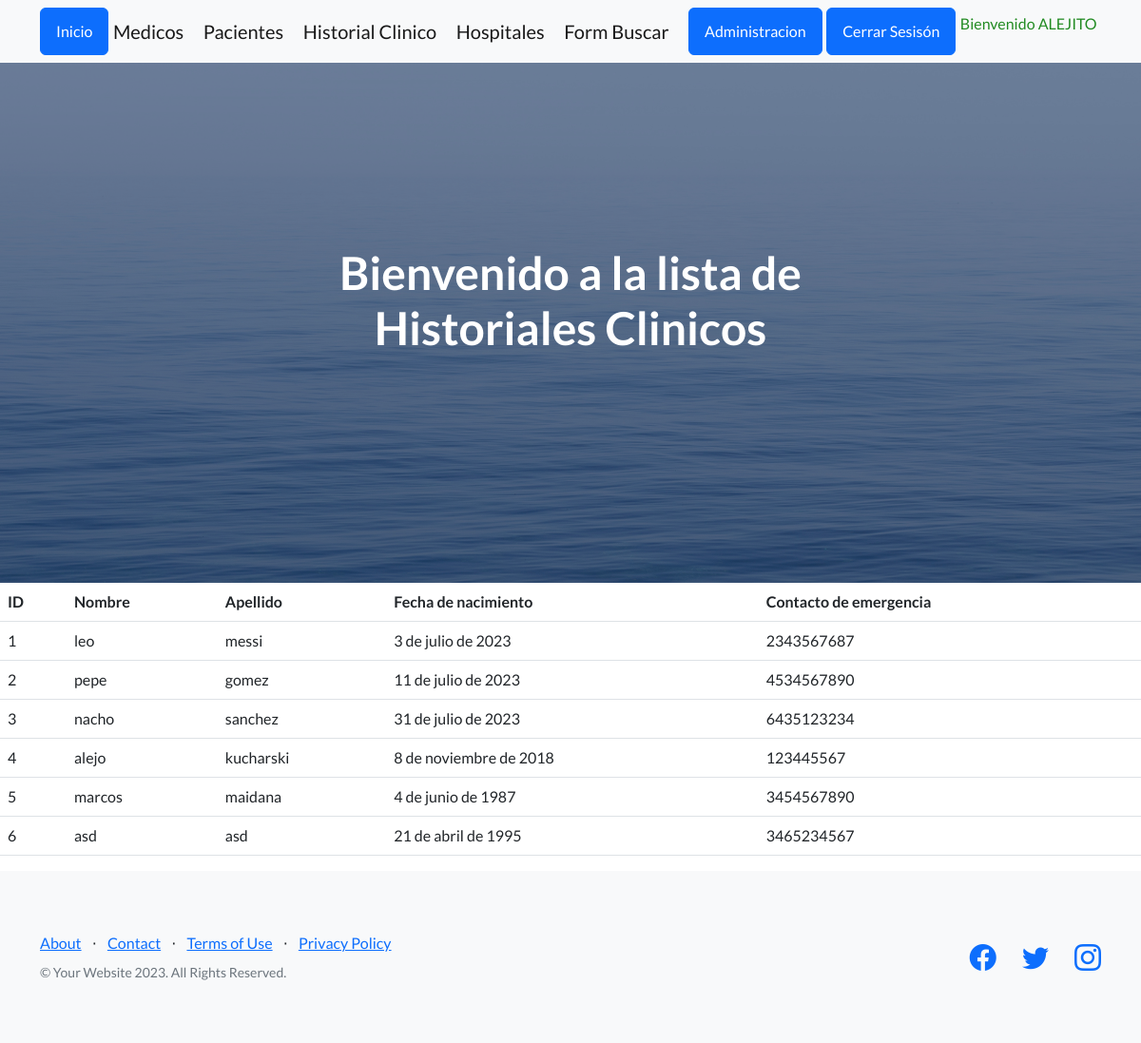
/aplicacion/hostorialClinico (signed in), run on the app's committed database.
### aplicacion/models.py (models this page shows, shortened)
class HistorialClinico(models.Model):
    nombre = models.CharField(max_length=50)
    apellido = models.CharField(max_length=50)
    fecha_nacimiento = models.DateField()
    contacto_emergencia = models.IntegerField()

### aplicacion/views.py (the view)
# urls.py: path('hostorialClinico', historialClinico, name="historial_clinico"),
@login_required
def historialClinico(request):
    ctx = {"historial": HistorialClinico.objects.all() }
    return render(request, "aplicacion/historialClinico.html", ctx)

### aplicacion/templates/aplicacion/historialClinico.html (shortened to what this page needs)
{% extends 'aplicacion/base.html' %}
{% load static %}
{% block cabecera %}
    Bienvenido a la lista de Historiales Clinicos
{% endblock cabecera %}
{% block contenido %}
<table class="table">
    <thead>
        <tr>
            <th>ID</th>
            <th>Nombre</th>
            <th>Apellido</th>
            <th>Fecha de nacimiento</th>
            <th>Contacto de emergencia</th>
        </tr>
    </thead>
    <tbody>
    {% for historial in historial %}
    <tr>
        <td>{{ historial.id }}</td>
        <td>{{ historial.nombre }}</td>
        <td>{{ historial.apellido }}</td>
        <td>{{ historial.fecha_nacimiento}}</td>
        <td>{{historial.contacto_emergencia}}</td>
    </tr>
    {% endfor %}
    </tbody>
</table>
{% endblock contenido %}

### aplicacion/templates/aplicacion/base.html (shortened to what this page needs)
<!DOCTYPE html>
<html lang="en">
    <head>
        {% load static %}
        <link href="https://cdn.jsdelivr.net/npm/bootstrap-icons@1.5.0/font/bootstrap-icons.css" rel="stylesheet" type="text/css" />
        <link rel="stylesheet" href="https://cdnjs.cloudflare.com/ajax/libs/font-awesome/6.4.0/css/all.min.css">
        <link href="{% static 'aplicacion/css/styles.css' %}" rel="stylesheet" />
    </head>
    <body>
        <nav class="navbar navbar-light bg-light static-top">
            <div class="container">
                <a class="btn btn-primary" href="{% url 'inicio' %}">Inicio</a>
                {% if user.is_authenticated %}
                <a class="navbar-brand" href="{% url 'medicos' %}">Medicos</a>
                <a class="navbar-brand" href="{% url 'pacientes' %}">Pacientes</a>
                <a class="navbar-brand" href="{% url 'historial_clinico' %}">Historial Clinico</a>
                <a class="navbar-brand" href="{% url 'hospital' %}">Hospitales</a>
                <a class="navbar-brand" href="{% url 'buscar_medico' %}">Form Buscar</a>
                <a class="btn btn-primary" href="{% url 'admin:index' %}">Administracion</a>
                <a class="btn btn-primary" href="{% url 'logout' %}">Cerrar Sesisón</a>
                <p style="color: forestgreen">Bienvenido {{ user.username|upper }}</p>
                {% else %}
                <a class="btn btn-success" href="{% url 'register' %}">Registrarme</a>
                <a class="btn btn-success" href="{% url 'login' %}">Iniciar Sesión</a>
                {% endif %}
            </div>
        </nav>
        <header class="masthead">
            <div class="container position-relative">
                <div class="row justify-content-center">
                    <div class="col-xl-6">
                        <div class="text-center text-white">
                            <h1 class="mb-5">
                                {% block cabecera %}{% endblock cabecera %}
                            </h1>
                        </div>
                    </div>
                </div>
            </div>
        </header>
        {% block contenido %}{% endblock contenido %}
        <footer class="footer bg-light">
            <div class="container">
                <div class="row">
                    <div class="col-lg-6 h-100 text-center text-lg-start my-auto">
                        <ul class="list-inline mb-2">
                            <li class="list-inline-item"><a href="#!">About</a></li>
                            <li class="list-inline-item">⋅</li>
                            <li class="list-inline-item"><a href="#!">Contact</a></li>
                            <li class="list-inline-item">⋅</li>
                            <li class="list-inline-item"><a href="#!">Terms of Use</a></li>
                            <li class="list-inline-item">⋅</li>
                            <li class="list-inline-item"><a href="#!">Privacy Policy</a></li>
                        </ul>
                        <p class="text-muted small mb-4 mb-lg-0">&copy; Your Website 2023. All Rights Reserved.</p>
                    </div>
                    <div class="col-lg-6 h-100 text-center text-lg-end my-auto">
                        <ul class="list-inline mb-0">
                            <li class="list-inline-item me-4">
                                <a href="#!"><i class="bi-facebook fs-3"></i></a>
                            </li>
                            <li class="list-inline-item me-4">
                                <a href="#!"><i class="bi-twitter fs-3"></i></a>
                            </li>
                            <li class="list-inline-item">
                                <a href="#!"><i class="bi-instagram fs-3"></i></a>
                            </li>
                        </ul>
                    </div>
                </div>
            </div>
        </footer>
    </body>
</html>

### data on the page
HistorialClinico: id "1", nombre "leo", apellido "messi", fecha_nacimiento "3 de julio de 2023", contacto_emergencia "2343567687"
HistorialClinico: id "2", nombre "pepe", apellido "gomez", fecha_nacimiento "11 de julio de 2023", contacto_emergencia "4534567890"
HistorialClinico: id "3", nombre "nacho", apellido "sanchez", fecha_nacimiento "31 de julio de 2023", contacto_emergencia "6435123234"
HistorialClinico: id "4", nombre "alejo", apellido "kucharski", fecha_nacimiento "8 de noviembre de 2018", contacto_emergencia "123445567"
HistorialClinico: id "5", nombre "marcos", apellido "maidana", fecha_nacimiento "4 de junio de 1987", contacto_emergencia "3454567890"
HistorialClinico: id "6", nombre "asd", apellido "asd", fecha_nacimiento "21 de abril de 1995", contacto_emergencia "3465234567"

### other printed values
{{ user.username|upper }} "ALEJITO"
